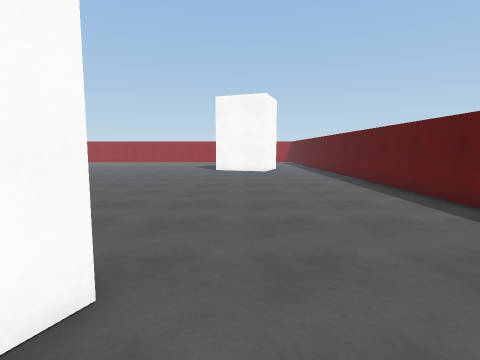
[1] (above)

21 first-person views from a walk through a 3-D level made in the Unity game engine. The camera is 1.4 m above the floor, tilts 6° down and sees 80° across. The floor is counted in squares, 1 m on a side. Each view is taken from the middle of a square. On the plan, view 1 faces up. The plan holds only what a view shows up to about 14 squares ahead; the rest is blank. Surface patterns are stand-ins for the level's own textures.

[2]
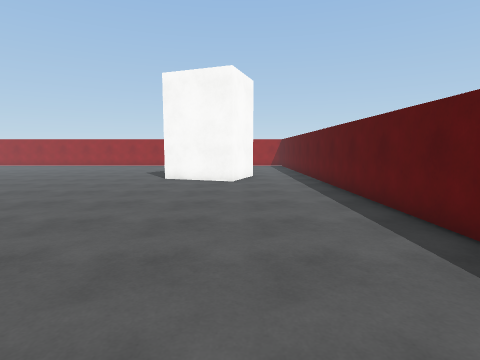

[3]
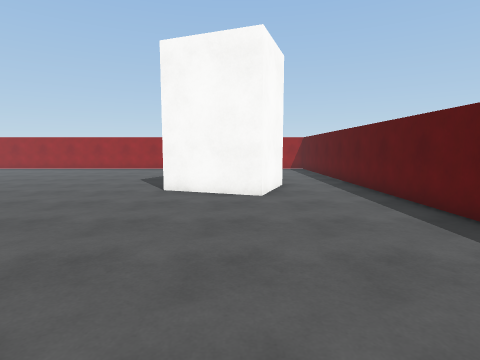

[4]
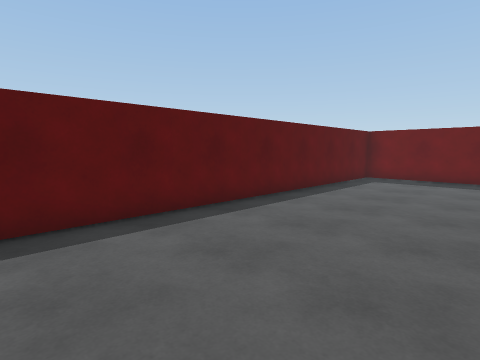

[5]
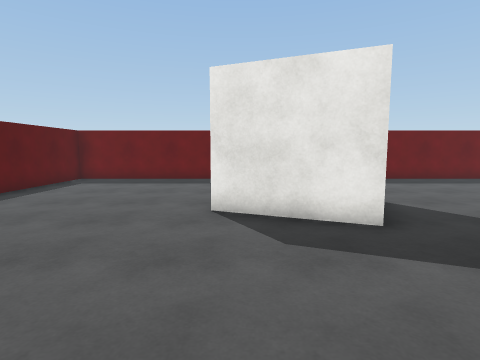

[6]
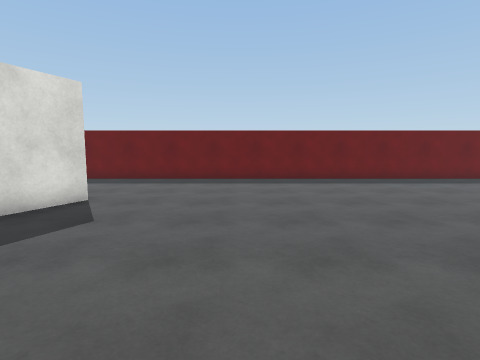

[7]
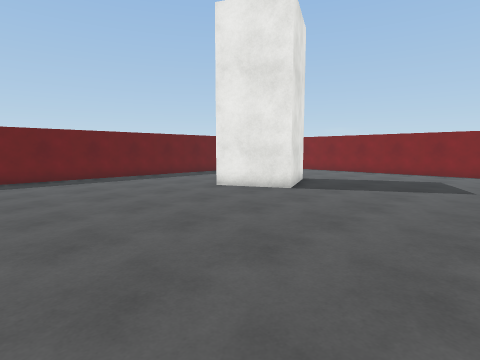

[8]
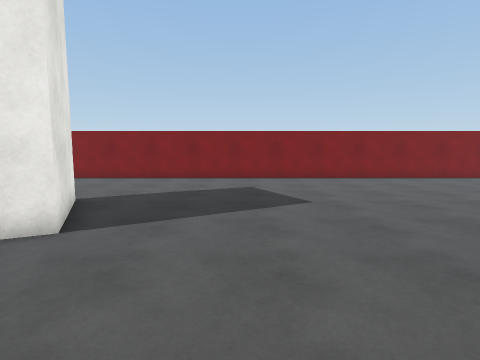

[9]
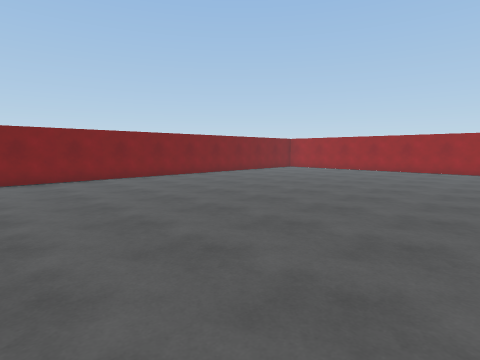

[10]
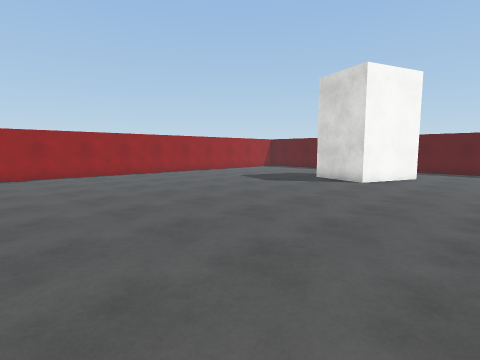

[11]
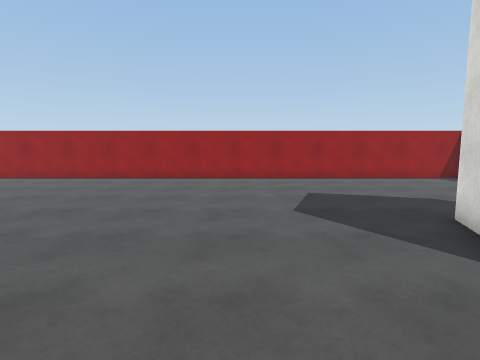

[12]
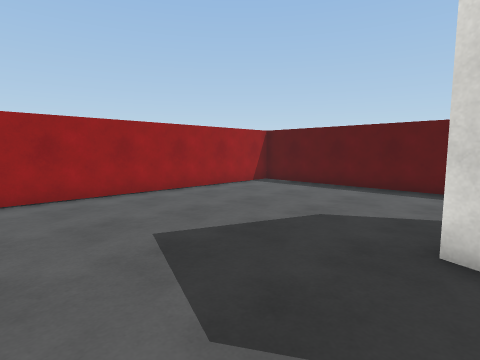

[13]
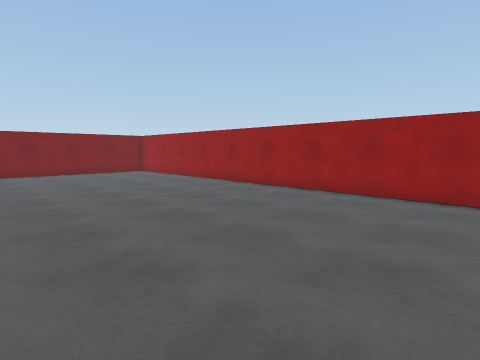

[14]
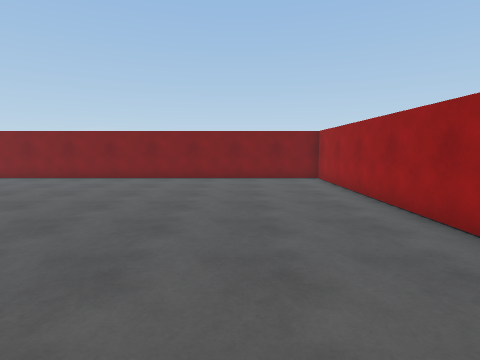

[15]
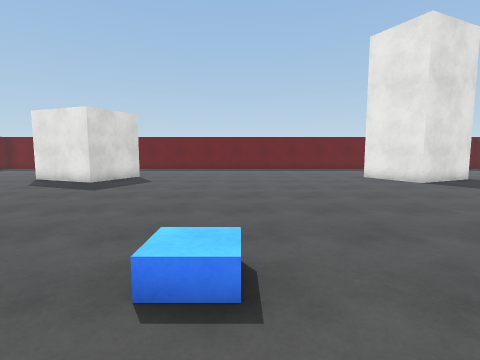

[16]
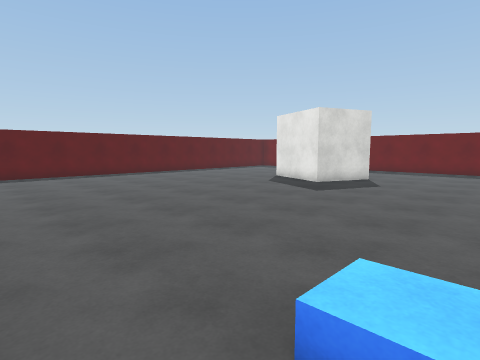

[17]
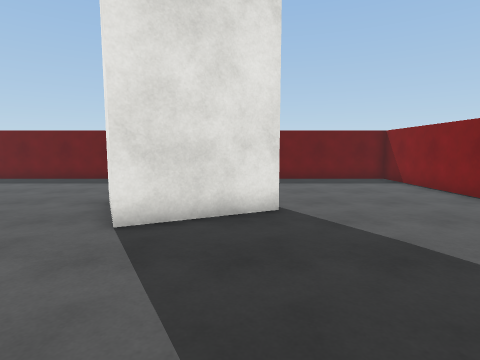

[18]
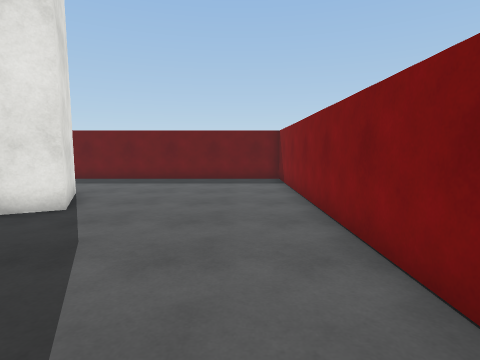

[19]
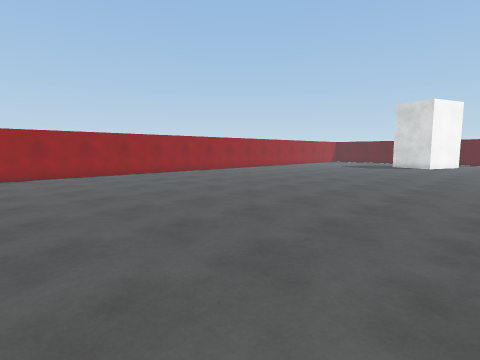

[20]
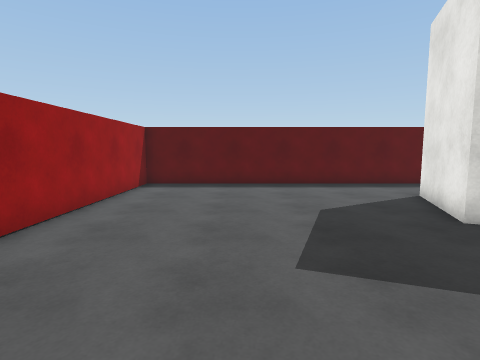

[21]
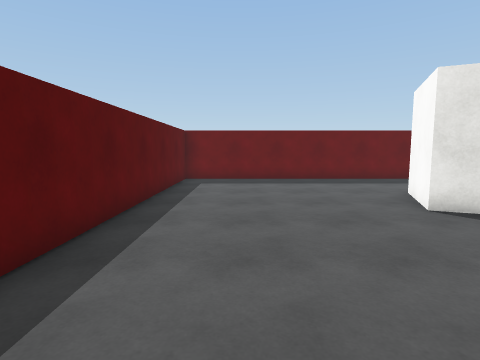

### Floor plan
Points are (right, up) in squares from view 1. A wall is a line through its corners. A room is listed if a view was taken in it or the views show most of it. See-through windows are left out.
Room 1 (views 1, 2, 3, 4, 5, 6, 7, 8, 9, 10, 11, 12, 13, 14, 15, 16, 17, 18, 19, 20, 21)
walls: (-1.7, 19.9) (-0.6, 22.7) (2.7, 21.5) (1.7, 18.7) (-1.7, 19.9); (-5.8, 1.1) (-4.6, 3.9) (-1.3, 2.5) (-2.5, -0.3); (-20.6, -0.4) (-21.9, 2.4) (-18.7, 3.9) (-17.4, 1.2); (5.6, -4.6) (5.6, 30.8) (-27.9, 30.8) (-27.9, -4.6) (5.6, -4.6)

Where each view was taken, in squares from view 1:
view 1: 0 up, 0 right, facing up
view 2: 6 up, 2 right, facing up
view 3: 10 up, 1 right, facing up
view 4: 10 up, 0 right, facing down-right
view 5: 9 up, 2 left, facing down
view 6: 9 up, 10 left, facing down
view 7: 10 up, 10 left, facing down-left
view 8: 7 up, 14 left, facing left
view 9: 11 up, 14 left, facing up-left
view 10: 15 up, 14 left, facing up-right
view 11: 17 up, 5 left, facing up
view 12: 22 up, 5 left, facing up-right
view 13: 22 up, 10 left, facing up-left
view 14: 27 up, 14 left, facing left
view 15: 16 up, 11 left, facing down
view 16: 15 up, 11 left, facing down-right
view 17: 9 up, 21 left, facing down
view 18: 9 up, 26 left, facing down
view 19: 15 up, 26 left, facing up-right
view 20: 27 up, 6 left, facing right
view 21: 9 up, 3 right, facing down
